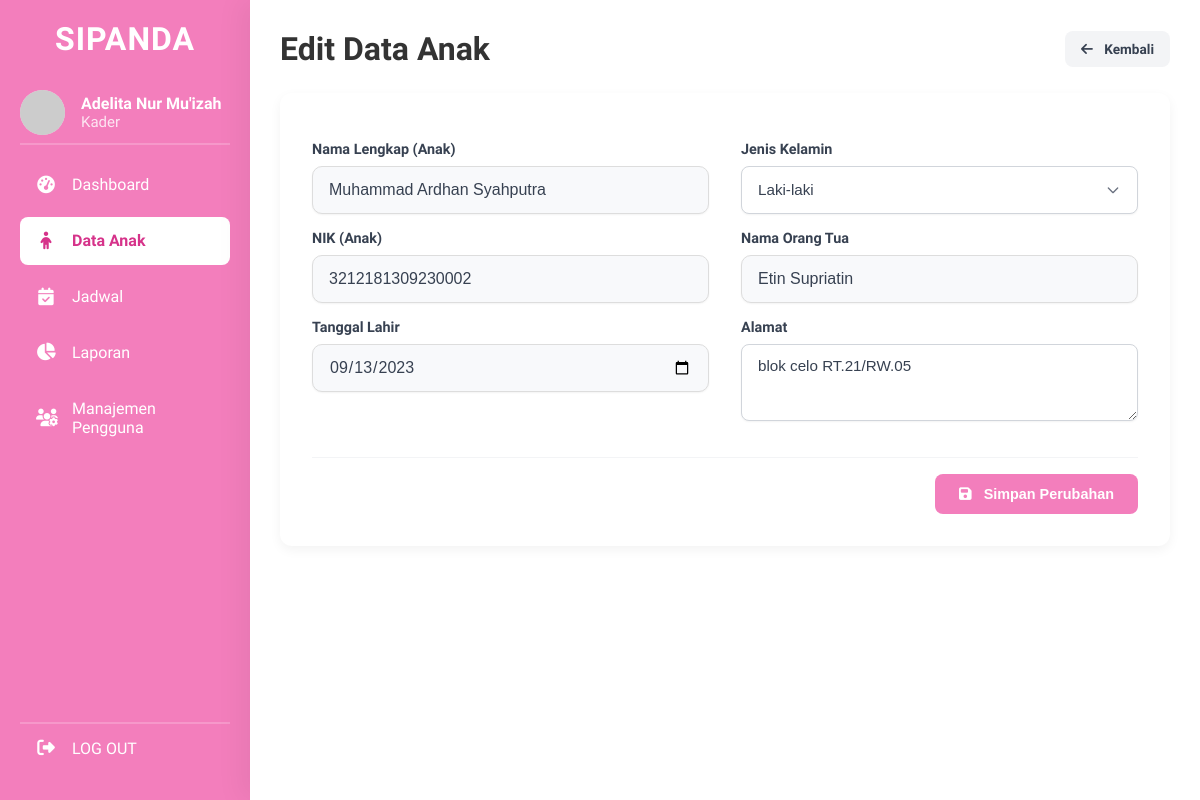
Page /edit_anak.php?id=15 (signed in) on the committed database.
### tables this page shows
CREATE TABLE `balita` (
  `id_balita` int(11) NOT NULL,
  `nama_balita` varchar(100) NOT NULL,
  `nik_balita` varchar(16) NOT NULL,
  `tanggal_lahir` date NOT NULL,
  `jenis_kelamin` enum('Laki-laki','Perempuan') NOT NULL,
  `nama_orang_tua` varchar(100) NOT NULL,
  `alamat` text DEFAULT NULL,
  `foto_profil` varchar(255) DEFAULT NULL,
  `id_kader_pendaftar` int(11) DEFAULT NULL,
  `is_active` tinyint(1) NOT NULL DEFAULT 1,
  `created_at` timestamp NOT NULL DEFAULT current_timestamp()
);

### edit_anak.php (the view, shortened to what this page needs)
<?php
require 'config/database.php';
$id_balita = $_GET['id'];
$stmt = $conn->prepare("SELECT * FROM balita WHERE id_balita = ?");
$stmt->bind_param("i", $id_balita);
$stmt->execute();
$result = $stmt->get_result();
$balita = $result->fetch_assoc();
include 'templates/header.php';
?>
<div class="dashboard-container">
    <aside class="sidebar">
        <div class="sidebar-header">
            <h2>SIPANDA</h2>
        </div>
        <div class="sidebar-user">
            <img src="https://ui-avatars.com/api/?name=<?= urlencode($_SESSION['nama_lengkap']) ?>&background=FBCFE8&color=B42373"
                alt="User Avatar">
            <div class="user-info">
                <h4><?= htmlspecialchars($_SESSION['nama_lengkap']) ?></h4>
                <p><?= htmlspecialchars(ucfirst($_SESSION['role'])) ?></p>
            </div>
        </div>
        <ul class="sidebar-nav">
            <li><a href="dashboard_kader.php"><i class="fa-solid fa-tachometer-alt"></i> Dashboard</a></li>
            <li><a href="data_anak.php" class="active"><i class="fa-solid fa-child"></i> Data Anak</a></li>
            <li><a href="jadwal_imunisasi.php"><i class="fa-solid fa-calendar-check"></i> Jadwal</a></li>
            <li><a href="laporan.php"><i class="fa-solid fa-chart-pie"></i> Laporan</a></li>
            <li><a href="manajemen_pengguna.php"><i class="fa-solid fa-users-cog"></i> Manajemen Pengguna</a></li>
        </ul>
        <div class="sidebar-footer">
            <ul class="sidebar-nav">
                <li><a href="<?= BASE_URL ?>/logout.php"><i class="fa-solid fa-right-from-bracket"></i> LOG OUT</a></li>
            </ul>
        </div>
    </aside>
    <main class="main-content">
        <div class="main-header">
            <h1>Edit Data Anak</h1>
            <a href="data_anak.php" class="btn-kembali"><i class="fa-solid fa-arrow-left"></i> Kembali</a>
        </div>
        <div class="form-card">
            <form action="process/proses_edit_anak.php" method="POST">
                <div class="form-grid">
                    <div class="form-column">
                        <div class="form-group">
                            <label for="nama_balita">Nama Lengkap (Anak)</label>
                            <input type="text" id="nama_balita" name="nama_balita" class="form-input"
                                value="<?= htmlspecialchars($balita['nama_balita']) ?>" required>
                        </div>
                        <div class="form-group">
                            <label for="nik_balita">NIK (Anak)</label>
                            <input type="text" id="nik_balita" name="nik_balita" class="form-input"
                                value="<?= htmlspecialchars($balita['nik_balita']) ?>" required maxlength="16"
                                minlength="16">
                        </div>
                        <div class="form-group">
                            <label for="tanggal_lahir">Tanggal Lahir</label>
                            <input type="date" id="tanggal_lahir" name="tanggal_lahir" class="form-input"
                                value="<?= htmlspecialchars($balita['tanggal_lahir']) ?>" required>
                        </div>
                    </div>
                    <div class="form-column">
                        <div class="form-group">
                            <label for="jenis_kelamin">Jenis Kelamin</label>
                            <select id="jenis_kelamin" name="jenis_kelamin" class="form-select" required>
                                <option value="Laki-laki" <?= ($balita['jenis_kelamin'] == 'Laki-laki') ? 'selected' : '' ?>>Laki-laki</option>
                            </select>
                        </div>
                        <div class="form-group">
                            <label for="nama_orang_tua">Nama Orang Tua</label>
                            <input type="text" id="nama_orang_tua" name="nama_orang_tua" class="form-input"
                                value="<?= htmlspecialchars($balita['nama_orang_tua']) ?>" required>
                        </div>
                        <div class="form-group">
                            <label for="alamat">Alamat</label>
                            <textarea id="alamat" name="alamat" class="form-textarea"
                                rows="3"><?= htmlspecialchars($balita['alamat']) ?></textarea>
                        </div>
                    </div>
                </div>
                <div class="form-actions">
                    <button type="submit" class="btn-simpan">
                        <i class="fa-solid fa-save"></i> Simpan Perubahan
                    </button>
                </div>
            </form>
        </div>
    </main>
</div>
<?php $conn->close();
include 'templates/footer.php'; ?>

### assets/css/style.css (style rules this page uses)
* { margin: 0; padding: 0; box-sizing: border-box; }
body { font-family: "Baloo 2", cursive; background-color: white; min-height: 100vh; }
label { display: block; margin-bottom: 0.5rem; font-size: 14px; color: #444; font-weight: 500; }
input[type="text"], input[type="date"], input[type="password"] { width: 100%; padding: 0.8rem 1rem; border: 1px solid #ddd; border-radius: 10px; font-size: 1rem; background-color: #f8f9fb; transition: border-color 0.2s ease, box-shadow 0.2s ease; }

### assets/css/dashboard.css (style rules this page uses)
*, *::before, *::after { box-sizing: border-box; }
body.dashboard-body { display: block; justify-content: normal; align-items: normal; min-height: 100vh; background-color: white; }
.dashboard-container { display: flex; width: 100%; min-height: 100vh; }
.sidebar { width: 250px; background-color: #f37ebc; color: white; display: flex; flex-direction: column; padding: 20px; flex-shrink: 0; box-sizing: border-box; position: sticky; top: 0; height: 100vh; }
.sidebar-header { margin-bottom: 2rem; }
.sidebar-header h2 { font-size: 32px; font-weight: 700; text-align: center; letter-spacing: 1px; }
.sidebar-user { display: flex; align-items: center; margin-bottom: 1rem; padding-bottom: 0.5rem; border-bottom: 2px solid rgba(255, 255, 255, 0.2); }
.sidebar-user img { width: 45px; height: 45px; border-radius: 50%; margin-right: 1rem; background-color: #fbcfe8; }
.user-info h4 { font-size: 1rem; font-weight: 600; margin: 0; }
.user-info p { font-size: 15px; margin: 0; opacity: 0.8; }
.sidebar-nav { list-style: none; padding: 0; margin: 0; flex-grow: 1; }
.sidebar-nav li { margin-bottom: 0.5rem; }
.sidebar-nav a { display: flex; align-items: center; padding: 0.9rem 1rem; border-radius: 0.5rem; text-decoration: none; color: white; font-weight: 500; transition: background-color 0.2s ease; }
.sidebar-nav a i { width: 20px; margin-right: 1rem; font-size: 1.1rem; text-align: center; }
.sidebar-nav a.active { background-color: white; color: #d6338a; font-weight: 600; }
.sidebar-footer { margin-top: 0.5rem; border-top: 2px solid rgba(255, 255, 255, 0.2); }
.main-content { flex-grow: 1; padding: 1.5rem 2rem; background-color: #ffffff; box-shadow: -10px 0 25px rgba(0, 0, 0, 0.05); z-index: 10; }
.main-header { display: flex; justify-content: flex-start; align-items: center; margin-bottom: 0.5rem; }
.main-header h1 { font-size: 2rem; font-weight: 700; color: #333333; }
.card, .table-wrapper, .form-card, .profile-card { box-shadow: 0 2px 8px rgba(0, 0, 0, 0.05); }
.form-card { background-color: white; border-radius: 0.75rem; padding: 2rem; box-shadow: 0 4px 12px rgba(0, 0, 0, 0.05); }
.form-grid { display: grid; grid-template-columns: 1fr 1fr; gap: 2rem; }
.form-group label { display: block; font-weight: 600; color: #374151; margin-bottom: 0.5rem; font-size: 0.9rem; padding-top: 1rem; }
.form-input, .form-select, .form-textarea { width: 100%; padding: 0.75rem 1rem; border: 1px solid #d1d5db; border-radius: 0.5rem; font-size: 0.95rem; font-family: "Poppins", sans-serif; transition: border-color 0.2s, box-shadow 0.2s; background-color: #fff; color: #374151; box-shadow: 0 1px 2px rgba(0, 0, 0, 0.05); }
.form-select { appearance: none; -webkit-appearance: none; -moz-appearance: none; background-repeat: no-repeat; background-position: right 1rem center; background-size: 1rem; padding-right: 2.5rem; cursor: pointer; }
.form-input, .form-select { height: 48px; line-height: 1.5; }
.form-textarea { height: auto; }
.form-actions { margin-top: 2rem; text-align: right; border-top: 1px solid #f3f4f6; padding-top: 1rem; }
.btn-simpan { background-color: #f37ebc; color: white; padding: 0.75rem 1.5rem; border: none; border-radius: 0.5rem; font-weight: 600; font-size: 0.9rem; cursor: pointer; text-decoration: none; transition: background-color 0.2s ease; }
.btn-simpan i { margin-right: 0.5rem; }
.btn-kembali { background-color: #f3f4f6; color: #374151; padding: 0.6rem 1rem; border-radius: 0.5rem; font-size: 0.85rem; font-weight: 600; text-decoration: none; transition: background-color 0.2s ease; }
.btn-kembali i { margin-right: 0.5rem; }
* { transition: all 0.2s ease-in-out; }
.main-content { padding: 30px; }
.main-header { display: flex; justify-content: space-between; align-items: center; margin-bottom: 25px; }

### rows in the picture
balita: nama_balita "Muhammad Ardhan Syahputra", nik_balita "3212181309230002", tanggal_lahir "09/13/2023", jenis_kelamin "Laki-laki", nama_orang_tua "Etin Supriatin", alamat "blok celo RT.21/RW.05"

### other values in the picture
$_SESSION['nama_lengkap'] "Adelita Nur Mu'izah"
$_SESSION['role'] "Kader"
